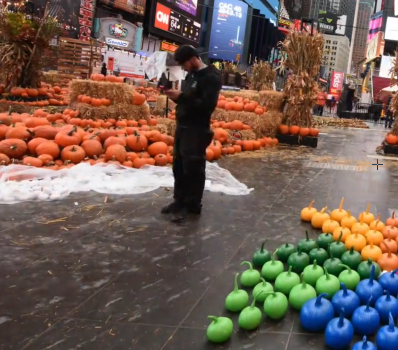
#> input picture spring-22/CSE573-CVIP/BackgroundStitching/images/t1_1.png, 398 x 350 px, found by its file name
$ jupyter execute --allow-errors image-stitching.ipynb   (shell and % lines are left out)
#> lines starting #> are read from the running program, lines starting #| are printed output that depends on the picture
[cell 1]
import math
from enum import Enum

import cv2
import numpy as np
import matplotlib.pyplot as plt

[cell 2]
BASE_PATH = '/Users/vinay/ub/spring-22/CSE573-CVIP/BackgroundStitching/images'

[cell 3]
sift = cv2.SIFT_create()

def extract_features(image, extractor):
    keypoints, desc = extractor.detectAndCompute(image, None)
    return keypoints, desc

def match_desc(desc1, desc2, lowes_ratio=0.8):
    pair_dist = pairwise(desc1, desc2)
    min_pairs = np.partition(pair_dist, 1)[:, :2]
    idx = (min_pairs[:, 0] / min_pairs[:, 1]) < lowes_ratio
    score = len(min_pairs[idx])
    matches = []

    for q_idx, t_idx in zip(np.nonzero(idx)[0], np.argmin(pair_dist[idx], 1)):
        matches.append(
            cv2.DMatch(
                _queryIdx=q_idx,
                _trainIdx=t_idx,
                _distance=pair_dist[q_idx, t_idx],
            )
        )

    return matches, score


def homography(match_pts, cv=True):
    src_pts, dst_pts = match_pts
    k = cv2.RANSAC if cv is True else 0
    h, mask = cv2.findHomography(src_pts, dst_pts, k)

    return h, mask

def apply_homography(args, img1, img2, H, mask):
    img1 = img1.copy()
    img2 = img2.copy()

    h, w, _ = shape(img1)
    (matches, (kp1, kp2)) = args

    pts = np.float32([ [0, 0],[0, h-1],[w-1, h-1],[w-1, 0] ]).reshape(-1, 1, 2)
    dst = cv2.perspectiveTransform(pts, H)
    img2 = cv2.polylines(img2, [np.int32(dst)], True, 255, 3, cv2.LINE_AA)

    draw_params = dict(
        matchColor = (0,255,0), # draw matches in green color
        singlePointColor = None,
        matchesMask = mask, # draw only inliers
        flags = 2,
    )
    img = cv2.drawMatches(img1, kp1, img2, kp2, matches, None, **draw_params)

    return img


def transform_c(coordinates, homography):
    x, y, w, h = coordinates
    src = np.float32([[x, y], [x, y + h - 1], [x + w - 1, y], [x + w - 1, y + h - 1]]).reshape(-1, 1, 2)

    dst = cv2.perspectiveTransform(src, homography)
    l, _, _ = dst.shape
    dst = dst.reshape((l, 2))

    min_x, max_x = np.min(dst[:, 0]), np.max(dst[:, 0])
    min_y, max_y = np.min(dst[:, 1]), np.max(dst[:, 1])

    new_x = int(np.floor(min_x))
    new_y = int(np.floor(min_y))
    new_w = int(np.ceil(max_x - min_x))
    new_h = int(np.ceil(max_y - min_y))

    return new_x, new_y, new_w, new_h

def shape(img):
    s = img.shape
    a = 0
    if len(s) == 3:
        h, w, a = img.shape
    else:
        h, w = img.shape

    return h, w, a

def get_new_c(c, homography):
    return np.floor(cv2.perspectiveTransform(np.float32(c).reshape(-1, 1, 2), homography))

def img2c(img):
    size = img.shape
    return (0, 0, size[1], size[0])

def translate_homography(dx, dy, H):
    dx, dy = abs(dx) if dx < 0 else 0, abs(dy) if dy < 0 else 0
    transform = np.float32(
        [
            [1, 0, dx],
            [0, 1, dy],
            [0, 0,  1],
        ]
    )
    new_h = transform.dot(H)
    return new_h, (dx, dy)

# [4 lines left out: function resize, not called in this run]

def show(img, dpi=100, disable_axis=True, color=True):
    if color:
        img = cv2.cvtColor(img, cv2.COLOR_BGR2RGB)

    plt.figure(dpi=dpi)
    plt.imshow(img, cmap='gray')

    if disable_axis:
        ax = plt.gca()
        ax.axes.xaxis.set_visible(False)
        ax.axes.yaxis.set_visible(False)

[cell 4]
def overlap_region(w_img1, w_img2):
    mask = np.logical_and(
        w_img1,
        w_img2,
    ).astype('int8')
    intersection = np.argwhere(mask == True)

    max_dims = np.max(intersection, axis=0)
    min_dims = np.min(intersection, axis=0)

    y_max, x_max = max_dims[0], max_dims[1]
    y_min, x_min = min_dims[0], min_dims[1]

    return mask, (x_max, y_max, x_min, y_min)


def apply_mask(mask, img1, img2, p=0.60):
    mask1 = mask.copy()
    mask2 = mask.copy()

    mask1[mask == 0] = p
    mask1[mask == 1] = 0

    mask2[mask == 1] = 1-p
    mask2[mask == 0] = 0

    img1[img1 == 0] = img2[img1 == 0]
    img2[img2 == 0] = img1[img2 == 0]

    img = (img1 * mask1) + (img2 * mask2)

    return img

def select(img1, img2, mask, thresh=5):
    h, w, a = shape(img1)
    if a:
        img_mask = np.ones((h, w, a))
    else:
        img_mask = np.ones((h, w))

    l = []

    # ignore empty image space
    for p in range(w):
        n1 = (img1[:, p] == 0.0).sum()
        n2 = (img2[:, p] == 0.0).sum()

        if n1 > 0 or n2 > 0:
            break


    for i in range(p, w):
        n1 = (img1[:, i] == 0).sum()
        n2 = (img2[:, i] == 0).sum()
        img1_col = img1[:, i]
        img2_col = img2[:, i]

        if i == p:
            if n1 < n2:
                ref_col = img1_col
                last = 1
                flag = False
            else:
                ref_col = img2_col
                last = 2
                flag = True
        else:
            # select pixels in the overlap region and find difference
            d1 = int(((img1_col * mask[:, i] - ref_col * mask[:, i-1])).sum())
            d2 = int(((img2_col * mask[:, i] - ref_col *  mask[:, i-1])).sum())

            if d1 < d2:
                if last == 2:
                    if l and i - l[-1] < thresh:
                        l.pop()
                    else:
                        l.append(i)
                    last = 1
                ref_col = img1_col
            else:
                if last == 1:
                    if l and i - l[-1] < thresh:
                        l.pop()
                    else:
                        l.append(i)
                    last = 2
                ref_col = img2_col

    l.append(i)
    k = 0

    for x in l:
        img_mask[:, k:x+1] = flag
        flag = not flag
        k = x

    return l, np.logical_not(img_mask)

def merge(img1, img2, x_min, y_min, x_max, y_max, mask, thresh=3, pad=5):
    h, w, a = shape(img1)
    mask_r = np.zeros_like(img1, dtype=bool)

    x_min_n = max(x_min-pad, 0)
    y_min_n = max(y_min-pad, 0)
    x_max_n = min(x_max+pad, w)
    y_max_n = min(y_max+pad, h)

    img1 = img1[y_min_n:y_max_n+1, x_min_n:x_max_n+1]
    img2 = img2[y_min_n:y_max_n+1, x_min_n:x_max_n+1]
    mask = mask[y_min_n:y_max_n+1, x_min_n:x_max_n+1]

    l, main_mask = select(img1, img2, mask=mask, thresh=thresh)
    k = 0
    temp = []

    for x in l[1:]:
        sub_img1 = img1[:, k:x+1]
        sub_img2 = img2[:, k:x+1]
        new_mask = mask[:, k:x+1]

        if a:
            sub_img1 = sub_img1.transpose((1, 0, 2))
            sub_img2 = sub_img2.transpose((1, 0, 2))
            new_mask = new_mask.transpose((1, 0, 2))
        else:
            sub_img1 = sub_img1.T
            sub_img2 = sub_img2.T
            new_mask = new_mask.T

        _, sub_mask = select(
            sub_img1,
            sub_img2,
            new_mask,
            thresh=thresh,
        )

        if a:
            sub_mask = sub_mask.transpose((1, 0, 2))
            sub_img1 = sub_img1.transpose((1, 0, 2))
            sub_img2 = sub_img2.transpose((1, 0, 2))
        else:
            sub_mask = sub_mask.T
            sub_img1 = sub_img1.T
            sub_img2 = sub_img2.T

        main_mask[:, k:x+1] = sub_mask
        k = x

    mask_r[y_min_n:y_max_n+1, x_min_n:x_max_n+1] = main_mask

    return mask_r[y_min:y_max+1, x_min:x_max+1]

def ransac(match_pts, thresh, factor, p=4, n=5000, prob=0.99):
    src_pts, dst_pts = match_pts
    k = len(src_pts)

    min_error = float('inf')
    best_inliers = float('-inf')
    mask = []
    src_pts_f = []
    dest_pts_f = []

    for i in range(n):
        rand_idx = np.random.choice(k, p)
        src_pts_s = src_pts[rand_idx]
        dst_pts_s = dst_pts[rand_idx]

        H, _ = cv2.findHomography(src_pts_s.reshape(-1, 1, 2), dst_pts_s.reshape(-1, 1, 2))
        dst_pts_p = cv2.perspectiveTransform(src_pts.reshape(-1, 1, 2), H).reshape(-1, 2)

        errors = np.linalg.norm(dst_pts_p - dst_pts, axis=1)
        errors = errors / factor
        inliers = errors < thresh
        n_inliers = inliers.sum()

        if n_inliers > best_inliers:
            min_error = errors.mean()
            print(i, min_error, n_inliers/k)
            best_inliers = n_inliers
            src_pts_f = src_pts[inliers]
            dest_pts_f = dst_pts[inliers]
            mask = inliers

        if n_inliers/k > prob:
            print('break')
            break

    return src_pts_f, dest_pts_f, mask.astype(np.uint8)

def pairwise(X, Y):
    dists = -2 * np.dot(X, Y.T) + np.sum(np.square(Y), axis=1, keepdims=True).T + np.sum(np.square(X), axis=1, keepdims=True)
    return np.sqrt(dists)

def get_matching_points(matches, kp1, kp2):
    src_pts = np.float32([ kp1[m.queryIdx].pt for m in matches ])
    dst_pts = np.float32([ kp2[m.trainIdx].pt for m in matches ])
    return src_pts, dst_pts

def gray(img):
    img = cv2.cvtColor(img, cv2.COLOR_BGR2GRAY)
    return img

[cell 5]
# img1_c = cv2.imread(f'{BASE_PATH}/left_k.JPG')
# img2_c = cv2.imread(f'{BASE_PATH}/right_k.JPG')

img1_c = cv2.imread(f'{BASE_PATH}/t1_1.png')
#> img1_c is the input picture: shape (350, 398, 3); mean B, G, R 83.2, 93.9, 113.9
img2_c = cv2.imread(f'{BASE_PATH}/t1_2.png')
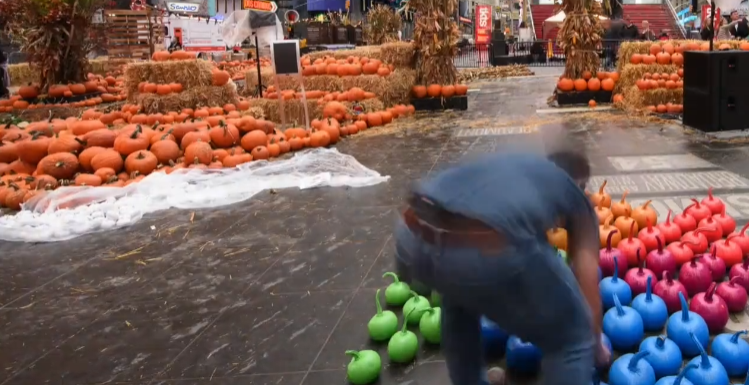
#> input picture spring-22/CSE573-CVIP/BackgroundStitching/images/t1_2.png, 749 x 385 px, found by its file name
#> img2_c is the input picture: shape (385, 749, 3); mean B, G, R 85, 91.1, 117.7

# [11 lines of commented-out code are left out]

img1 = cv2.cvtColor(img1_c, cv2.COLOR_BGR2GRAY)
img2 = cv2.cvtColor(img2_c, cv2.COLOR_BGR2GRAY)

h1, w1 = img1.shape
h2, w2 = img2.shape

mh = max(h1, h2)
mw = max(w1, w2)

f = math.sqrt((h2)**2 + (w2)**2) + math.sqrt((h1)**2 + (w1)**2)

scale_factor = 1.0

if scale_factor != 1.0:
    img1 = resize(img1, scale_factor)
    img2 = resize(img2, scale_factor)

    img1_c = resize(img1_c, scale_factor)
    img2_c = resize(img2_c, scale_factor)

    h1, w1 = img1.shape
    h2, w2 = img2.shape

    mh = max(h1, h2)
    mw = max(w1, w2)

    f = math.sqrt((h2)**2 + (w2)**2) + math.sqrt((h1)**2 + (w1)**2)

[cell 6]
# (matches, (kp1, kp2)), match_img = recog.match_v(img1, img2, 0.8, 50, 1, True)
# show(match_img, dpi=220)

[cell 7]
def warp(img1, img2, H):
    _, _, a = shape(img1)
    dx, dy, _, _ = transform_c(img2c(img1), H)
    new_H, (tx, ty) = translate_homography(dx, dy, H)
    x, y, w, h = transform_c(img2c(img1), new_H)
    width, height = max(tx + img2.shape[1], x+w), max(ty + img2.shape[0], y+h)


    warped_img1 = cv2.warpPerspective(img1, new_H, (width, height))
    result = warped_img1.copy()
    result[ty:ty+img2.shape[0], tx:tx+img2.shape[1]] = img2
    if a:
        warped_img2 = np.zeros((height, width, a), dtype=np.uint8)
        warped_img2[ty:ty+img2.shape[0], tx:tx+img2.shape[1], :] = img2
    else:
        warped_img2 = np.zeros((height, width), dtype=np.uint8)
        warped_img2[ty:ty+img2.shape[0], tx:tx+img2.shape[1]] = img2

    return warped_img1, warped_img2, result

[cell 8]
kp1, desc1 = extract_features(img1, sift)
#> in extract_features, `keypoints, desc = extractor.detectAndCompute(image, None)`: keypoints = 1790 keypoints; strongest (x, y, size): (178, 27, 1.9), (162, 17, 10.5), (179, 74, 9.3), (377, 62, 5.8)
#> kp1 has the same summary as keypoints in extract_features
kp2, desc2 = extract_features(img2, sift)
#> in extract_features (call 2), `keypoints, desc = extractor.detectAndCompute(image, None)`: keypoints = 3069 keypoints; strongest (x, y, size): (321, 18, 4.7), (560, 17, 7.5), (736, 26, 2.2), (715, 19, 1.8)
#> kp2 has the same summary as keypoints in extract_features
matches, score = match_desc(desc1, desc2, 0.85)
#> in pairwise, `dists = -2 * np.dot(X, Y.T) + np.sum(np.square(Y), axis=1, keepdims=Tr..`:
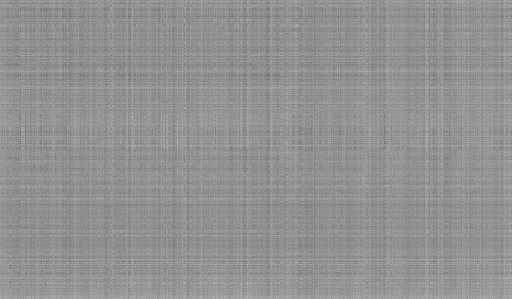
#> dists: shape (1790, 3069) float32 (shown at 1/6 size); min 2124, max 489658, mean 281877.9; drawn with min black and max white
#> in pairwise, `dists = -2 * np.dot(X, Y.T) + np.sum(np.square(Y), axis=1, keepdims=Tr..`:
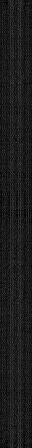
#> X: shape (1790, 128) float32 (shown at 1/4 size); min 0, max 190, mean 27.4
#> in pairwise, `dists = -2 * np.dot(X, Y.T) + np.sum(np.square(Y), axis=1, keepdims=Tr..`:
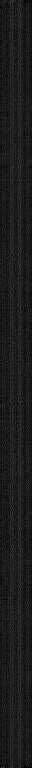
#> Y: shape (3069, 128) float32 (shown at 1/4 size); min 0, max 213, mean 27.4
#> in pairwise, `return np.sqrt(dists)`:
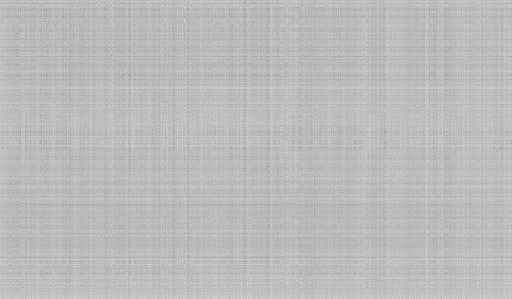
#> returned value: shape (1790, 3069) float32 (shown at 1/6 size); min 46.09, max 699.8, mean 527.8; drawn with min black and max white
#> in match_desc, `min_pairs = np.partition(pair_dist, 1)[:, :2]`: min_pairs = 1790 pairs, first value 46.09 to 384.9, second value 100.7 to 403.4
#> in match_desc, `score = len(min_pairs[idx])`: score = 603
#> the loop in match_desc, `for q_idx, t_idx in zip(np.nonzero(idx)[0], np.argmin(pair_dist[idx], ..` made 603 passes
#> (q_idx, t_idx) on passes 1 to 3: (6, 229), (20, 193), (21, 230)
#> after the loop in match_desc, `for q_idx, t_idx in zip(np.nonzero(idx)[0], np.argmin(pair_dist[idx], ..`: matches = 603 matches
#> matches = 603 matches; score = 603
src_pts, dst_pts = get_matching_points(matches, kp1, kp2)
#> in get_matching_points, `src_pts = np.float32([ kp1[m.queryIdx].pt for m in matches ])`: src_pts = 603 pairs, first value 4.14 to 392.3, second value 2.74 to 336.6
#> in get_matching_points, `dst_pts = np.float32([ kp2[m.trainIdx].pt for m in matches ])`: dst_pts = 603 pairs, first value 11.83 to 734.3, second value 4.16 to 371.2
src_pts, dst_pts, mask = ransac((src_pts, dst_pts), thresh=50, factor=1, n=10000)
#> in ransac, `k = len(src_pts)`: k = 603
#> the loop in ransac, `for i in range(n):` made 10000 passes
#> (rand_idx, dst_pts_s, n_inliers, min_error, best_inliers) on passes 2, 7: ([277, 599, 70, 472], [[202.4, 165.6], [630, 240.6], [88.51, 97.23], [387, 37.13]], 528, 33.11, 528), ([423, 288, 265, 544], [[358.5, 26.61], [222, 277.3], [195.1, 171], [479.8, 112.9]], 547, 25.38, 547)
#> (printed output is left out)
#> after the loop in ransac, `for i in range(n):`: best_inliers = 549; dest_pts_f = 549 pairs, first value 43.19 to 630, second value 4.16 to 371.2; min_error = 31.68; src_pts_f = 549 pairs, first value 4.14 to 391.5, second value 38.69 to 336.6
#> src_pts has the same summary as src_pts_f in ransac; dst_pts has the same summary as dest_pts_f in ransac; mask = 603 values, max 1 at index 0, min 0 at index 87, mean 0.91
H, _ = homography((src_pts, dst_pts), False)
#> in homography, `src_pts, dst_pts = match_pts`: src_pts has the same summary as src_pts_f in ransac; dst_pts has the same summary as dest_pts_f in ransac
#> in homography, `k = cv2.RANSAC if cv is True else 0`: k = 0
#> in homography, `h, mask = cv2.findHomography(src_pts, dst_pts, k)`: h = [[1.28, 0.138, 23.66], [-0.186, 1.29, -25.42], [-0.000102, -6.77e-05, 1]]; mask = 549 values, max 1 at index 0, min 0 at index 1, mean 0.909
#> H has the same summary as h in homography
# print(H)
h_img = apply_homography((matches, (kp1, kp2)), img1, img2, H, mask.ravel())
#> in apply_homography, `dst = cv2.perspectiveTransform(pts, H)`: dst = [[23.66, -25.42], [73.45, 433.7], [619.2, 373.7], [553.9, -103.3]]
#> in apply_homography, `img2 = cv2.polylines(img2, [np.int32(dst)], True, 255, 3, cv2.LINE_AA)`:
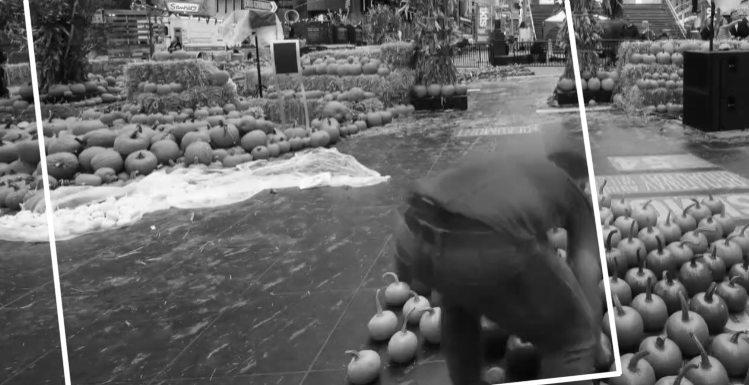
#> img2: shape (385, 749); min 3, max 255, mean 101
#> in apply_homography, `draw_params = dict( matchColor = (0,255,0),`: draw_params = 4 items
#> in apply_homography, `img = cv2.drawMatches(img1, kp1, img2, kp2, matches, None, **draw_para..`:
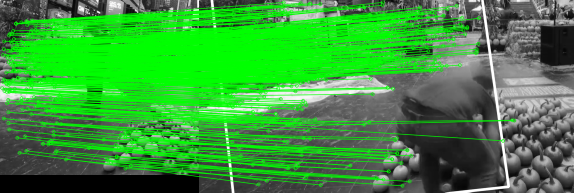
#> img: shape (385, 1147, 3) (shown at 1/2 size); mean of channels 0, 1, 2 58.6, 150.4, 58.6; drawn as B, G, R
show(h_img, dpi=220)

w_img1, w_img2, warped_img = warp(img1_c, img2_c, H)
#> in transform_c, `dst = cv2.perspectiveTransform(src, homography)`: dst = [[23.66, -25.42], [73.45, 433.7], [553.9, -103.3], [619.2, 373.7]]
#> in transform_c, `min_x, max_x = np.min(dst[:, 0]), np.max(dst[:, 0])`: min_x = 23.66; max_x = 619.2
#> in transform_c, `min_y, max_y = np.min(dst[:, 1]), np.max(dst[:, 1])`: min_y = -103.3; max_y = 433.7
#> in transform_c, `new_x = int(np.floor(min_x))`: new_x = 23
#> in transform_c, `new_y = int(np.floor(min_y))`: new_y = -104
#> in transform_c, `new_w = int(np.ceil(max_x - min_x))`: new_w = 596
#> in transform_c, `new_h = int(np.ceil(max_y - min_y))`: new_h = 537
#> in warp, `dx, dy, _, _ = transform_c(img2c(img1), H)`: dx = 23; dy = -104
#> in translate_homography, `dx, dy = abs(dx) if dx < 0 else 0, abs(dy) if dy < 0 else 0`: dx = 0; dy = 104
#> in translate_homography, `transform = np.float32( [ [1, 0, dx], [0, 1, dy], [0, 0,  1], ] )`: transform = [[1, 0, 0], [0, 1, 104], [0, 0, 1]]
#> in translate_homography, `new_h = transform.dot(H)`: new_h = [[1.28, 0.138, 23.66], [-0.196, 1.28, 78.58], [-0.000102, -6.77e-05, 1]]
#> in warp, `new_H, (tx, ty) = translate_homography(dx, dy, H)`: new_H has the same summary as new_h in translate_homography; tx = 0; ty = 104
#> in warp, `x, y, w, h = transform_c(img2c(img1), new_H)`: x = 23; y = 0; w = 596; h = 537
#> in warp, `width, height = max(tx + img2.shape[1], x+w), max(ty + img2.shape[0], ..`: width = 749; height = 537
show(warped_img, dpi=150, disable_axis=False)
#> in gray (call 2), `img = cv2.cvtColor(img, cv2.COLOR_BGR2GRAY)`:
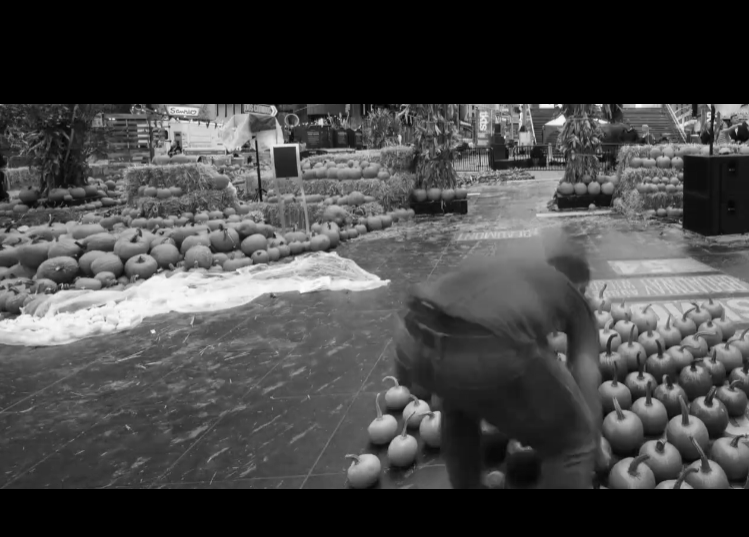
#> img: shape (537, 749); min 0, max 254, mean 70.5

[cell 9]
def stitch(img1_c, img2_c, r_thresh=0.01, cv=True):
#> called with r_thresh = 0.015, cv = True
    sift = cv2.SIFT_create()
    img1 = cv2.cvtColor(img1_c, cv2.COLOR_BGR2GRAY)
    img2 = cv2.cvtColor(img2_c, cv2.COLOR_BGR2GRAY)

    h1, w1 = img1.shape
    h2, w2 = img2.shape

    K = math.sqrt((h1 + h2)**2 + (w1 + w2)**2)

    kp1, desc1 = extract_features(img1, sift)
#> in extract_features (call 3), `keypoints, desc = extractor.detectAndCompute(image, None)`: keypoints = 1790 keypoints; strongest (x, y, size): (178, 27, 1.9), (162, 17, 10.5), (179, 74, 9.3), (377, 62, 5.8)
#> kp1 has the same summary as keypoints in extract_features
    kp2, desc2 = extract_features(img2, sift)
#> in extract_features (call 4), `keypoints, desc = extractor.detectAndCompute(image, None)`: keypoints = 3069 keypoints; strongest (x, y, size): (321, 18, 4.7), (560, 17, 7.5), (736, 26, 2.2), (715, 19, 1.8)
#> kp2 has the same summary as keypoints in extract_features

    matches, score = match_desc(desc1, desc2, lowes_ratio=0.7)
#> the loop in match_desc (call 2), `for q_idx, t_idx in zip(np.nonzero(idx)[0], np.argmin(pair_dist[idx], ..` made 458 passes
#> (q_idx, t_idx) on passes 1 to 3: (6, 229), (21, 230), (26, 284)
#> after the loop in match_desc (call 2), `for q_idx, t_idx in zip(np.nonzero(idx)[0], np.argmin(pair_dist[idx], ..`: matches = 458 matches
#> matches = 458 matches; score = 458
    src_pts, dst_pts = get_matching_points(matches, kp1, kp2)
#> src_pts = 458 pairs, first value 4.14 to 385.7, second value 40.71 to 336.6; dst_pts = 458 pairs, first value 45.05 to 734.3, second value 6.19 to 371.2
    if cv is False:
        src_pts, dst_pts, mask = ransac((src_pts, dst_pts), thresh=r_thresh, factor=K)
    H, _ = homography((src_pts, dst_pts), cv=cv)
#> H = [[1.34, 0.153, 19.98], [-0.184, 1.32, -27.6], [-9.98e-06, -1.33e-07, 1]]

    w_img1, w_img2, warped_img = warp(img1_c, img2_c, H)
#> in warp (call 2), `dx, dy, _, _ = transform_c(img2c(img1), H)`: dx = 19; dy = -102
#> in warp (call 2), `new_H, (tx, ty) = translate_homography(dx, dy, H)`: new_H = [[1.34, 0.153, 19.98], [-0.185, 1.32, 74.4], [-9.98e-06, -1.33e-07, 1]]; ty = 102
#> in warp (call 2), `x, y, w, h = transform_c(img2c(img1), new_H)`: x = 19; w = 587; h = 535
#> in warp (call 2), `warped_img1 = cv2.warpPerspective(img1, new_H, (width, height))`:
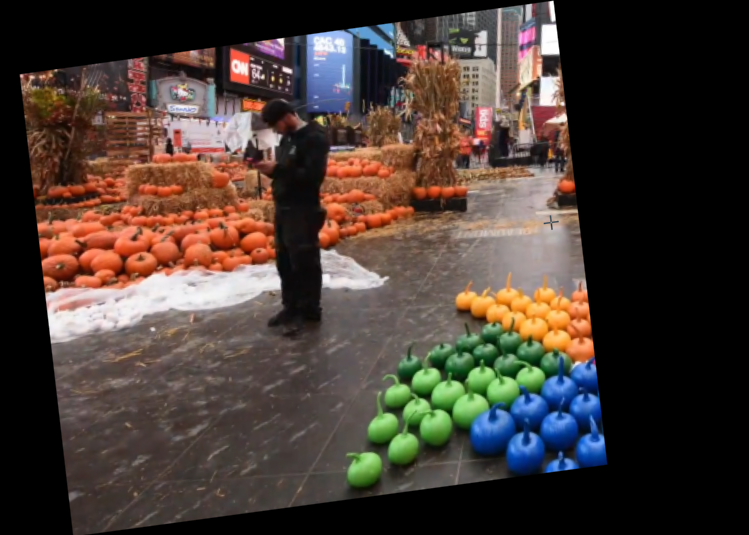
#> warped_img1: shape (535, 749, 3); mean B, G, R 52.2, 58.9, 71.4
#> in warp (call 2), `warped_img2[ty:ty+img2.shape[0], tx:tx+img2.shape[1], :] = img2`:
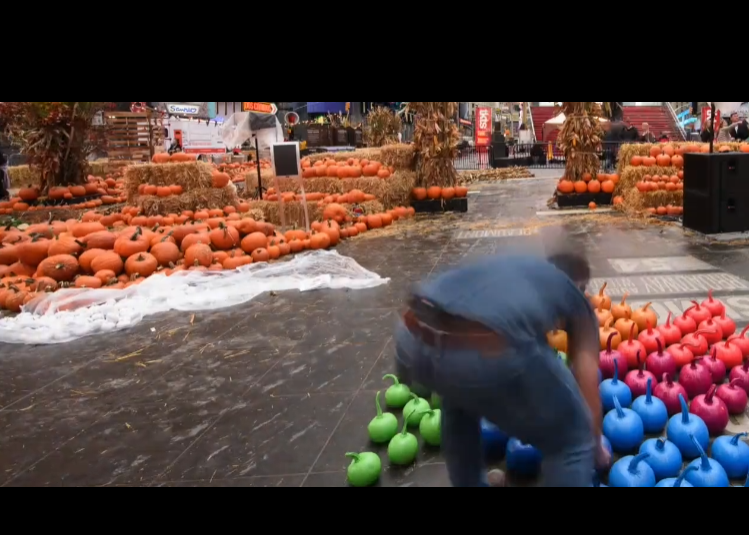
#> warped_img2: shape (535, 749, 3); mean B, G, R 61.2, 65.6, 84.7
    overlap_mask, (x_max, y_max, x_min, y_min) = overlap_region(w_img1, w_img2)
#> in overlap_region, `max_dims = np.max(intersection, axis=0)`: max_dims = [486, 607, 2]
#> (the rest of the program and of its run is left out)
